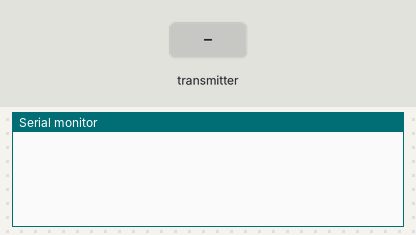
This sketch was run on a simulated ESP32. On the bench: the last lines printed to the serial monitor. Inputs (shaded band) come from the test bench.

Above: at 1.2 s.
1.3 s: the transmitter starts sending EngineRPM = 0
At 1.8 s:
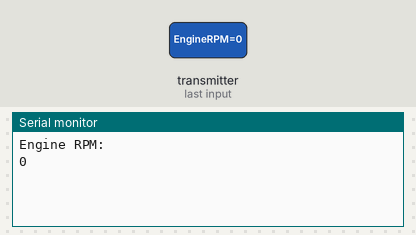
2.8 s: the transmitter starts sending EngineRPM = 1024
At 3.16 s:
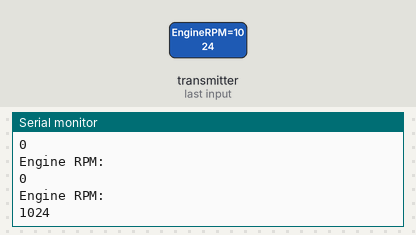

Measured:
- after the input at 1.3 s, the serial monitor: prints a new line after 0.05 s (image 1)
- after the input at 2.8 s, the serial monitor: prints a new line after 0.05 s (image 2)

The sketch:

espnow_receive.ino
```cpp
#include <esp_now.h>
#include <WiFi.h>

struct VehicleData {
  uint16_t EngineRPM;
  uint8_t EngineTemp;
  uint8_t IntakeTemp;
};

VehicleData CanData = { 0 };
volatile bool newData = false;

// Channels 1, 6, and 11 have least signal overlap
// All receiving ESP32's MUST be on the same channel
#define ESPNOW_WIFI_CHANNEL 6

// ESP32 board version 2.0.17 -> 3.0.0 conflicts
#if ESP_IDF_VERSION_MAJOR >= 5
void OnDataRecv(const esp_now_recv_info_t *info, const uint8_t *data, int len)
#else
void OnDataRecv(const uint8_t *mac, const uint8_t *data, int len)
#endif
{
  if (len != sizeof(VehicleData)) return;
  memcpy(&CanData, data, sizeof(VehicleData));
  newData = true;
}

void setup() {
  Serial.begin(115200);

  WiFi.mode(WIFI_STA);
  WiFi.disconnect();
  WiFi.setChannel(ESPNOW_WIFI_CHANNEL);

  if (esp_now_init() != ESP_OK) return;
  esp_now_register_recv_cb(OnDataRecv);
}

void loop() {
  // Write CAN data handling code here.
  // The CanData struct should be updated at 100hz, if you keep the 10ms millis timer in the host code.
  VehicleData data;
  bool dataReady;

  portMUX_TYPE mux = portMUX_INITIALIZER_UNLOCKED;
  portENTER_CRITICAL(&mux);
  data = CanData;
  dataReady = newData;
  newData = false;
  portEXIT_CRITICAL(&mux);

  if (dataReady) {
    Serial.println("Engine RPM: ");
    Serial.println(data.EngineRPM);
  }
}
```
